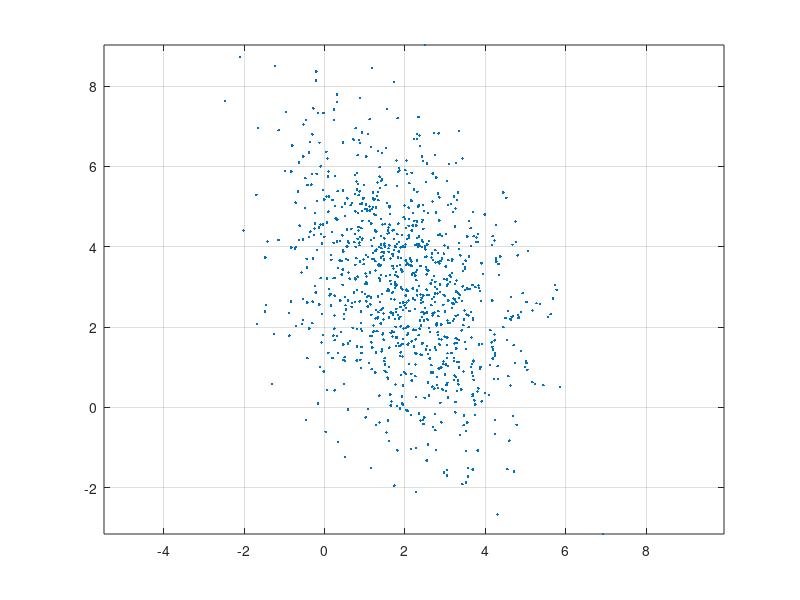

Here is the MATLAB script that generated this plot: (Note: this script raises an error after producing the figure.)
clear;
close all;
clc;

K = 1000;
x = randn(2, K);

mz = [2 ; 3];
Rz = [2 -1 ; -1 4];

cho = chol(Rz,'lower');
z = cho * x + mz;

figure;
plot(z(1,:), z(2,:), '.');
axis equal;
grid on;
hold on;


my_2 = mean(z,2);
Ry_2 = cov(z.');

eta_list = [0.9 0.99 0.999];
for eta = eta_list
    trace_ellipse(my_2, Ry_2, eta,'r');
end
